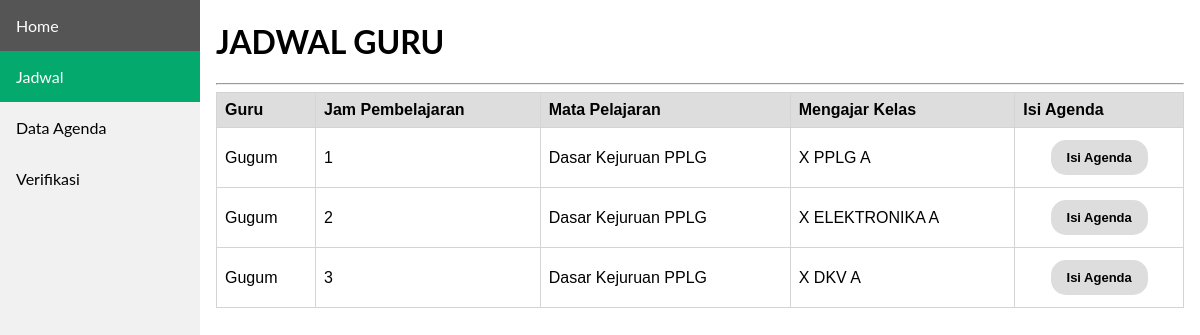
/data_agenda_guru.php?id=198111032008011005, run on the app's committed database.
### tables this page shows
CREATE TABLE `tb_jadwal` (
  `id_jadwal` int(11) NOT NULL,
  `id_kelas` varchar(6) NOT NULL,
  `hari` varchar(10) NOT NULL,
  `jam` varchar(15) NOT NULL,
  `nip` varchar(18) NOT NULL,
  `id_mapel` varchar(6) NOT NULL
);

CREATE TABLE `tb_guru` (
  `nip` varchar(18) NOT NULL,
  `id_mapel` varchar(6) NOT NULL,
  `nama_guru` varchar(100) NOT NULL,
  `password` varchar(100) NOT NULL,
  `role` int(11) NOT NULL
);

CREATE TABLE `tb_mapel` (
  `id_mapel` varchar(6) NOT NULL,
  `nama_mapel` varchar(70) NOT NULL
);

CREATE TABLE `tb_kelas` (
  `id_kelas` varchar(6) NOT NULL,
  `nama_kelas` varchar(50) NOT NULL,
  `username` varchar(50) NOT NULL,
  `password` varchar(50) NOT NULL,
  `role` int(11) NOT NULL
);

### data_agenda_guru.php (the view, shortened to what this page needs)
<!DOCTYPE html>
<html lang="en">
<?php
    include 'koneksi.php';
    $nip = $_GET['id'];
?>
<head>
    <link rel="stylesheet" href="navbar.css">
</head>
<body>
    <header>
        <div class="sidebar">
            <a href="beranda2.php?id=<?= $nip ?>">Home</a>
            <a class="active" href="data_agenda_guru.php?id=<?= $nip ?>">Jadwal</a>
            <a href="tampil_agenda_guru.php?id=<?= $nip ?>">Data Agenda</a>
            <a href="verifikasi.php?id=<?= $nip ?>">Verifikasi</a>
        </div>
    </header>
    <div class="content">
        <h1>JADWAL GURU</h1><hr>
        <table>
            <tr>
                <th>Guru</th>
                <th>Jam Pembelajaran</th>
                <th>Mata Pelajaran</th>
                <th>Mengajar Kelas</th>
                <th>Isi Agenda</th>
            </tr>
                <?php
                        $sql ="SELECT tb_jadwal.jam, tb_jadwal.hari, tb_kelas.nama_kelas, tb_guru.nama_guru, tb_mapel.nama_mapel, tb_jadwal.nip, tb_mapel.id_mapel, tb_jadwal.id_kelas, tb_jadwal.id_mapel
                        FROM tb_jadwal INNER JOIN tb_kelas ON tb_jadwal.id_kelas = tb_kelas.id_kelas INNER JOIN
                        tb_guru ON tb_jadwal.nip = tb_guru.nip INNER JOIN tb_mapel ON tb_jadwal.id_mapel = tb_mapel.id_mapel WHERE tb_jadwal.nip='$nip'";
                        $proses = mysqli_query($Conn, $sql);
                    foreach($proses as $jadwal){ ?>
                        <tr>
                        <td><?= $jadwal['nama_guru'] ?></td>
                        <td><?= $jadwal['jam'] ?></td>
                        <td><?= $jadwal['nama_mapel'] ?></td>
                        <td><?= $jadwal['nama_kelas'] ?></td>
                        <td><a href="isi_agenda_guru.php?nip=<?= $nip ?>&jam=<?= $jadwal['jam'] ?>&kel=<?= $jadwal['id_kelas'] ?>&map=<?= $jadwal['id_mapel'] ?>"><center><button class="btn"><b>Isi Agenda</b></button></center></a></td>
                        </tr>
                <?php
             }  ?>
        </table>
    </div>
</body>
</html>

### navbar.css (style rules this page uses)
body { margin: 0; font-family: "Lato", sans-serif; }
.sidebar { margin: 0; padding: 0; width: 200px; background-color: #f1f1f1; position: fixed; height: 100%; overflow: auto; }
.sidebar a { display: block; color: black; padding: 16px; text-decoration: none; }
.sidebar a.active { background-color: #04AA6D; color: white; }
div.content { margin-left: 200px; padding: 1px 16px; height: 1000px; }

### data_agenda_guru.php (style rules this page uses)
table { font-family: arial, sans-serif; border-collapse: collapse; width: 100%; }
td, th { border: 1px solid #d4d4d4; text-align: left; padding: 8px; }
th { background-color: #dddddd; }
.btn { background-color: #ddd; border: none; color: black; padding: 10px 16px; text-align: center; font-size: 13px; margin: 4px 2px; transition: 0.3s; border-radius: 15px; }

### data on the page
tb_jadwal: tb_guru.nama_guru "Gugum", jam "1", id_mapel.nama_mapel "Dasar Kejuruan PPLG", id_kelas.nama_kelas "X PPLG A"
tb_jadwal: tb_guru.nama_guru "Gugum", jam "2", id_mapel.nama_mapel "Dasar Kejuruan PPLG", id_kelas.nama_kelas "X ELEKTRONIKA A"
tb_jadwal: tb_guru.nama_guru "Gugum", jam "3", id_mapel.nama_mapel "Dasar Kejuruan PPLG", id_kelas.nama_kelas "X DKV A"
